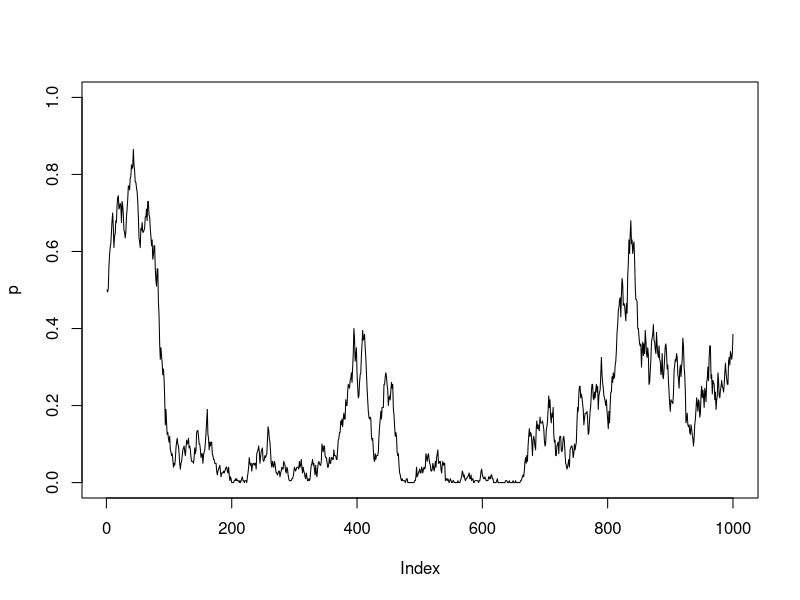

Here is the R script that generated this plot:
# WF_drift.R
#
# Author: Bob Verity
# Date: 2023-03-06
#
# Purpose:
# Simulate drift under the Wright-Fisher model with mutation. Plot the allele
# frequency over time.
#
# ------------------------------------------------------------------

# define parameters
N <- 100
mu <- 0.001
t_max <- 1e3
p_init <- 0.5

# vector for storing allele frequencies in each generation
p <- rep(NA, t_max)
p[1] <- p_init

# simulate allele frequencies in all generations
for (i in 2:t_max) {
  p_mut <- p[i - 1]*(1 - mu) + (1 - p[i - 1])*mu
  p[i] <- rbinom(1, 2*N, p_mut) / (2*N) 
}

plot(p, type = 'l', ylim = c(0, 1))
